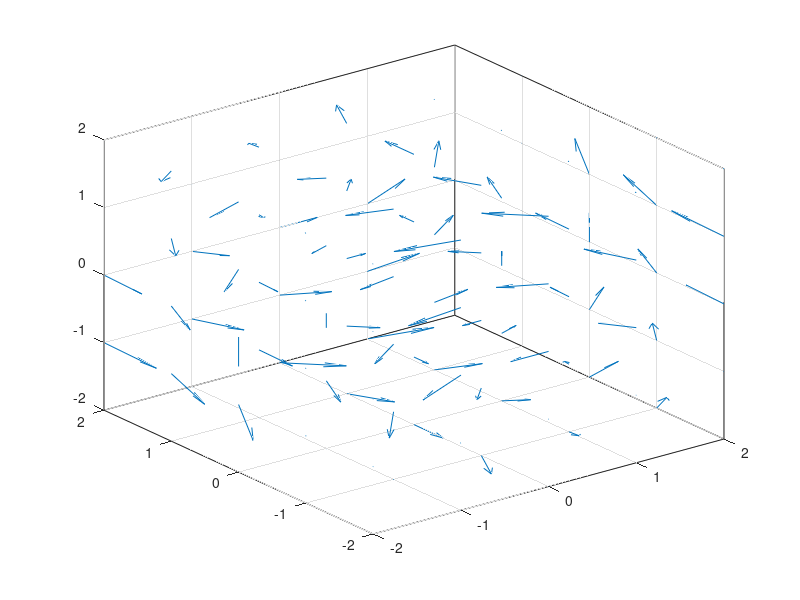

Recreate this plot in MATLAB. (Note: this script raises an error after producing the figure.)
[x,y,z]=meshgrid(-2:2,-2:2,-2:2);
u=y;
v=z;
w=x;
quiver3(x,y,z,u,v,w)
hold on
box on
xlim([-2 2]);ylim([-2 2]);zlim([-2 2]);
ax = gca;
ax.BoxStyle = 'full';
title('campo vectorial de F(x,y,z)= (y)i +(z)j+ (x)k','fontsize',14)